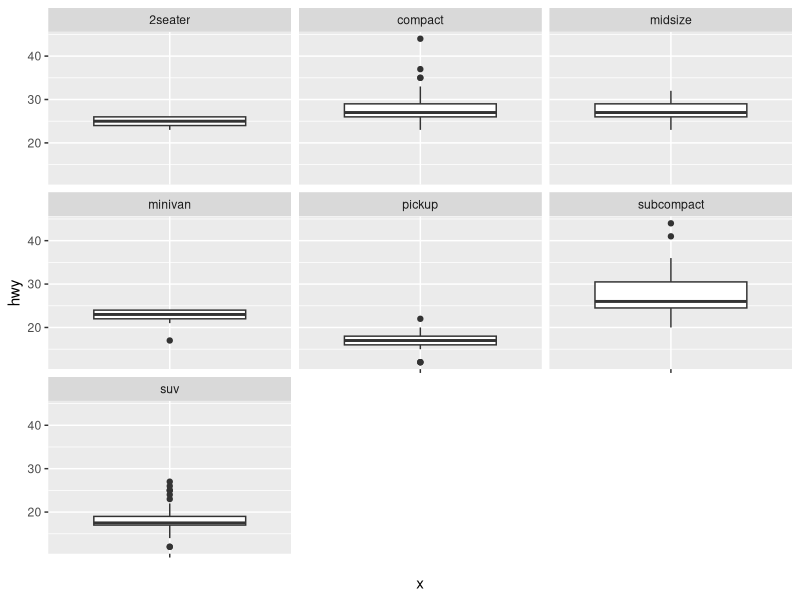
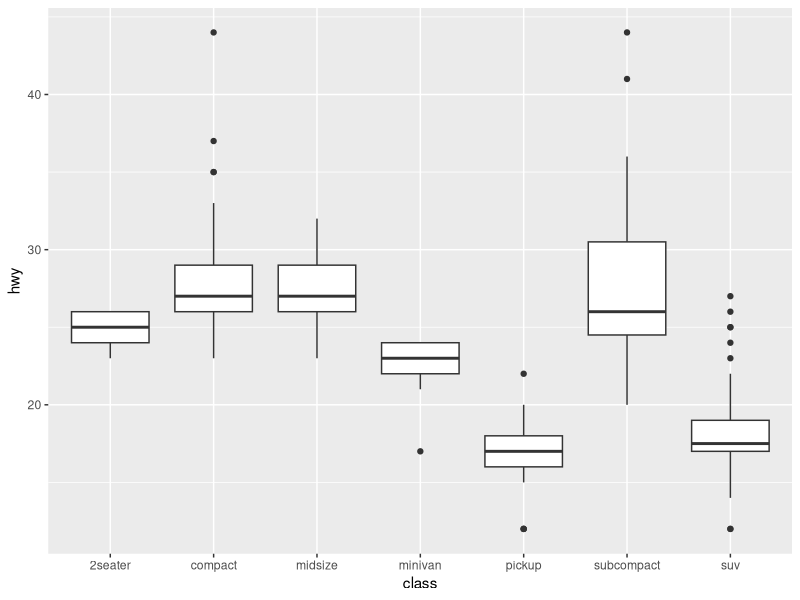
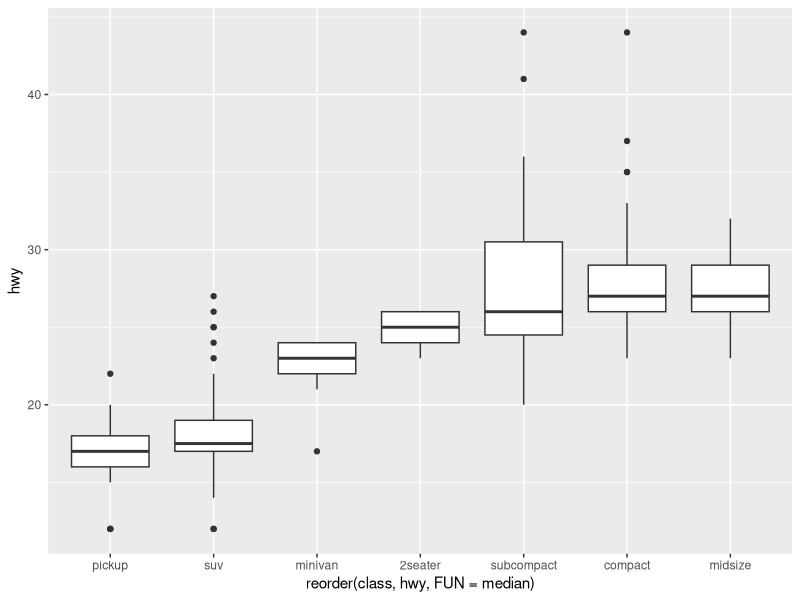
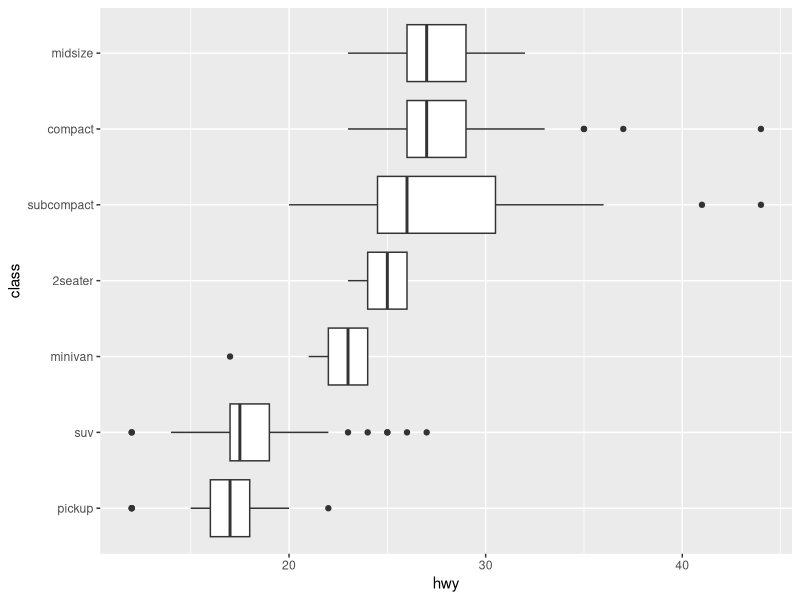
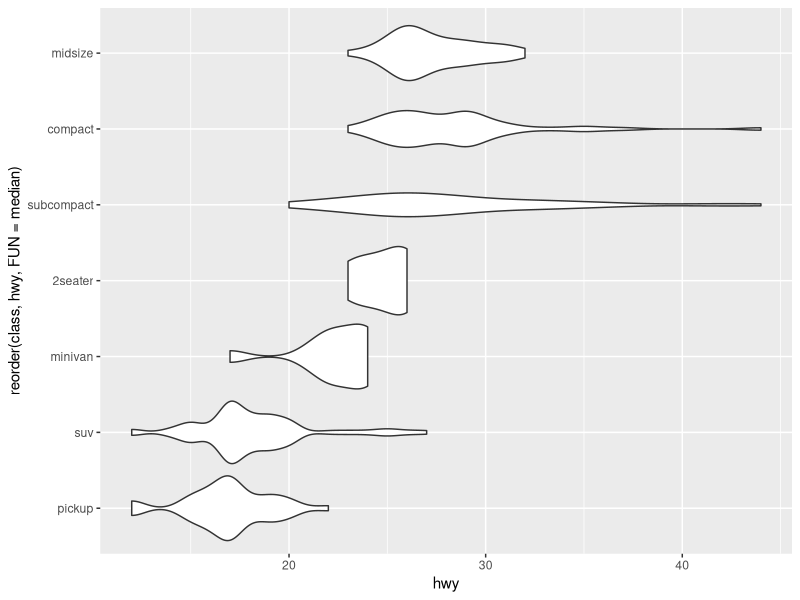
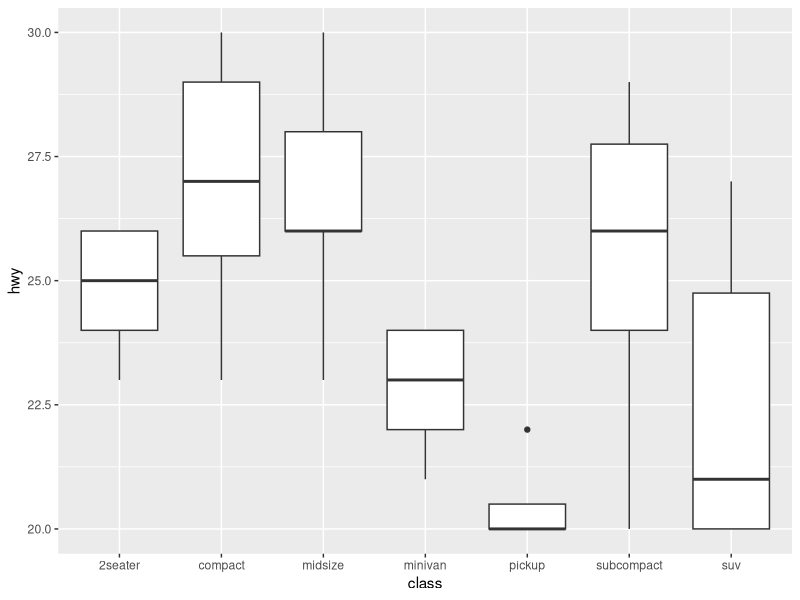
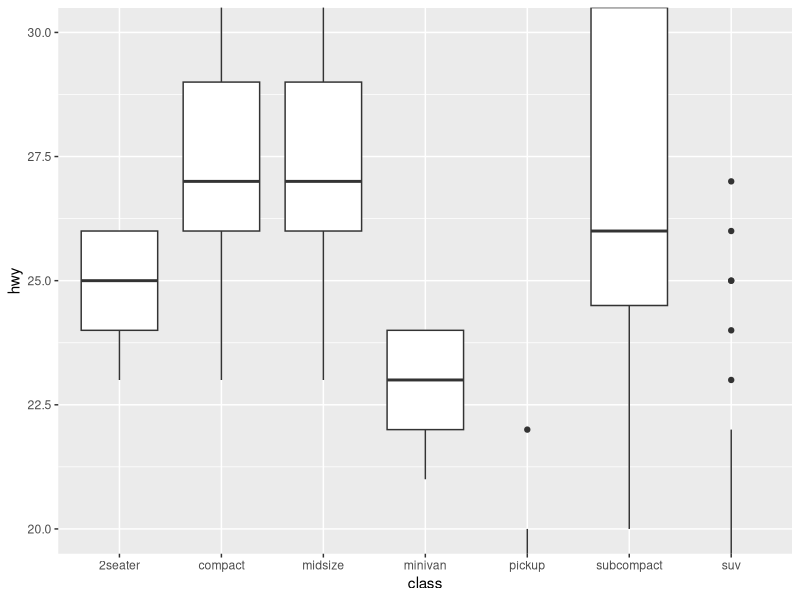
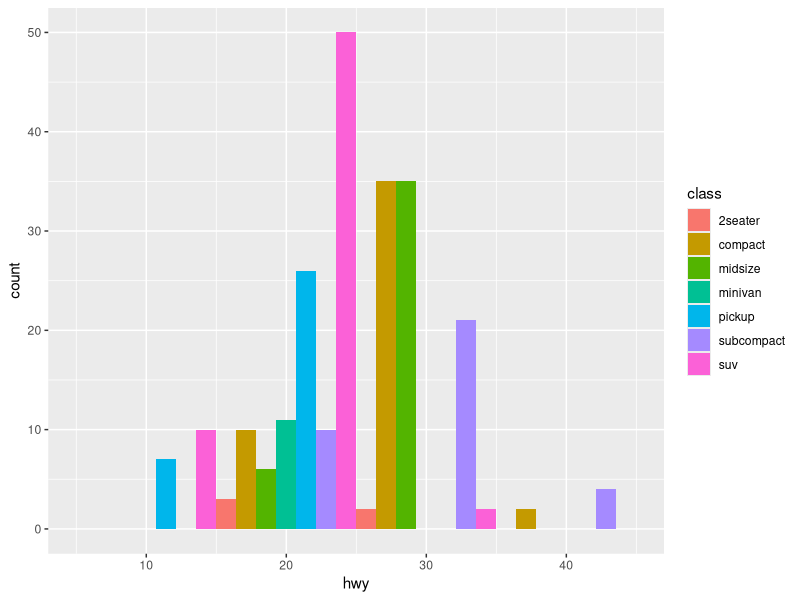

The R source for these figures, in order:
## ---- chunk 1
# install the tidyverse package first if you have not done it  yet.
#install.packages("tidyverse") # you can comment out this line after you have installed `tidyverse`
library(tidyverse)
## ---- chunk 2
?mpg
dim(mpg)  # dimension of the table
mpg  # print/view mpg (we will introduce tibble later in this class)
str(mpg)  # list the structures in mpg
glimpse(mpg) # get a glimpse of the mpg data
## ---- chunk 3
ggplot(data = mpg) +
  geom_boxplot(mapping = aes(x = "", y = hwy))+
  facet_wrap(~class)
## ---- chunk 4
ggplot(data = mpg) +
  geom_boxplot(mapping = aes(x = class, y = hwy))  
## ---- chunk 5
ggplot(data = mpg) +
  geom_boxplot(mapping = aes(x = reorder(class, hwy, FUN = median), 
                             y = hwy))
## ---- chunk 6
ggplot(data = mpg) +
  geom_boxplot(mapping = aes(x = reorder(class, hwy, FUN = median), 
                             y = hwy)) +
  xlab("class") +
  coord_flip()
## ---- chunk 7
viol_1<- ggplot(mpg, aes(x= reorder(class, hwy, FUN = median), 
                         y=hwy)) + 
  geom_violin()

viol_1 + coord_flip()

## ---- chunk 8
ggplot(data = mpg) +
  geom_boxplot(mapping = aes(x = class, y = hwy)) +
  ylim(c(20, 30))
## ---- chunk 9
ggplot(data = mpg) +
  geom_boxplot(mapping = aes(x = class, y = hwy)) +
  coord_cartesian(ylim=c(20, 30))
## ---- chunk 10
ggplot(data = mpg) +
  geom_histogram(mapping = aes(x = hwy, fill = class),
                 binwidth = 10,
                 position = "dodge")
## ---- chunk 11

ggplot(data = mpg) +
  geom_histogram(mapping = aes(x = hwy, y = ..density.., fill = class),
                 binwidth = 10,
                 position = "dodge")
## ---- chunk 12
ggplot(data = mpg) +
  geom_freqpoly(mapping = aes(x = hwy, color = class),
                binwidth = 10)
